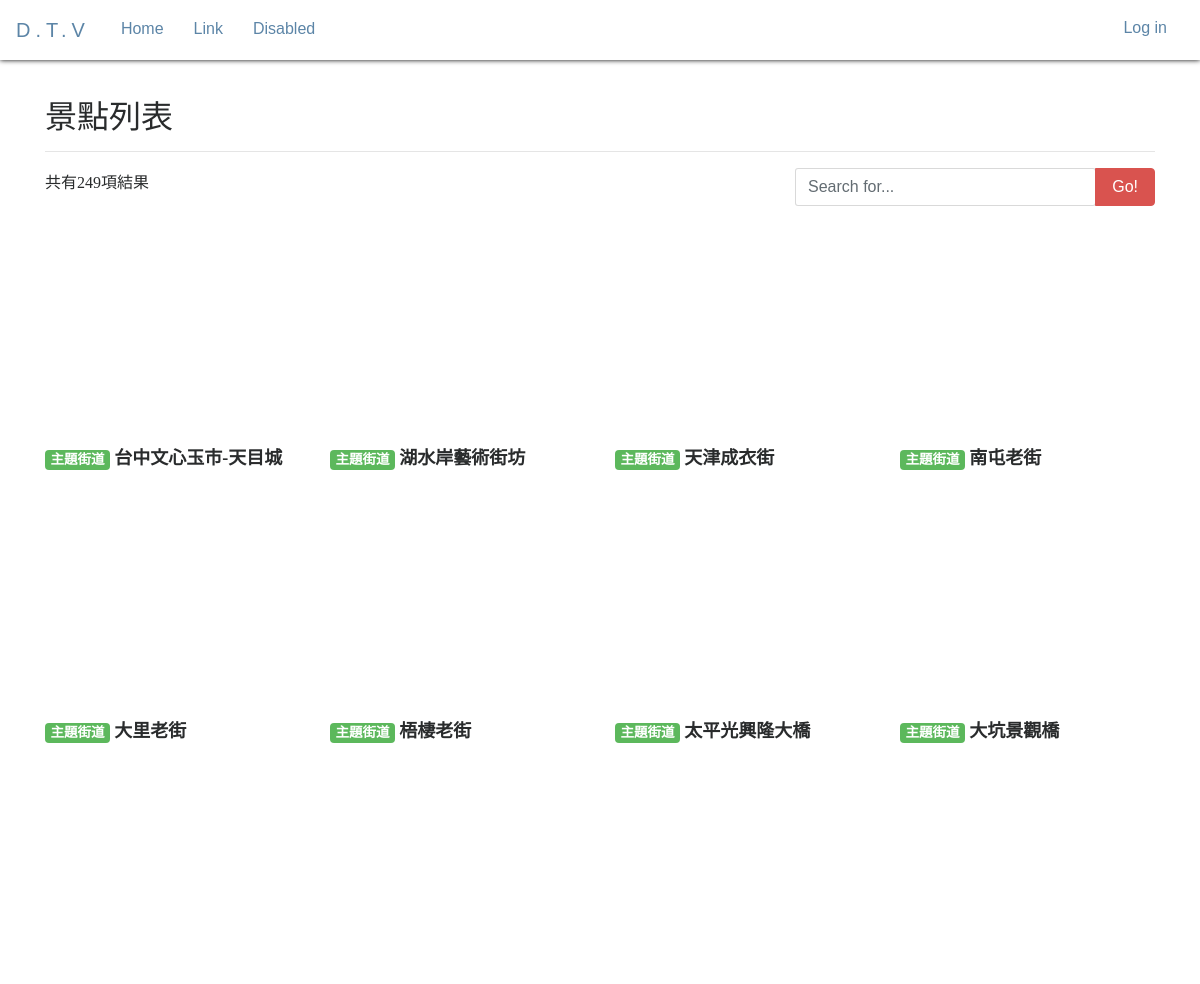
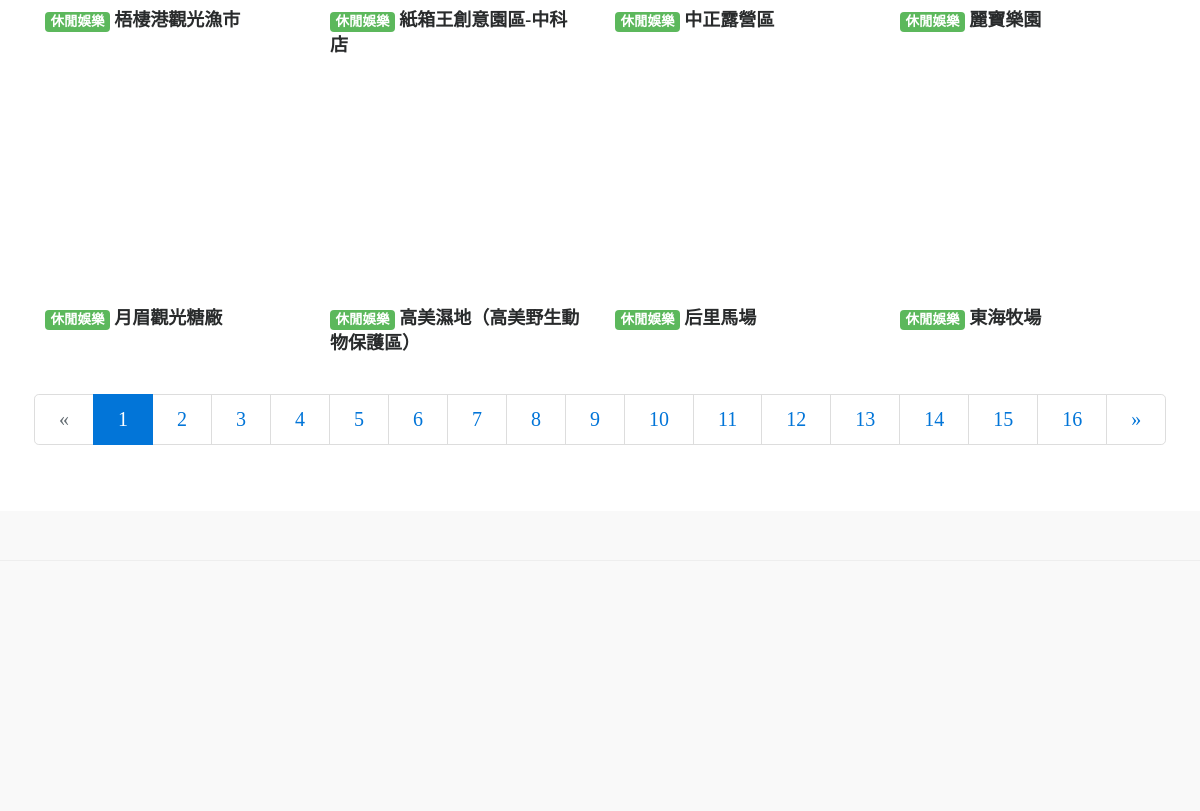
Screenshot of /search_attrations/ with the database file from the repository (2 pictures, top to bottom).
### website/models.py (models this page shows)
class Attractions(models.Model):
	at_name = models.TextField(unique=True, primary_key=True)
	at_category = models.TextField()
	at_description = models.TextField()
	at_url = models.TextField(null=True)
	at_img_url = models.TextField(null=True)
	class Meta:
		ordering = ['at_category']

### website/views.py (the view)
# urls.py: url(r'^search_attrations/', views.search_attrations),
def search_attrations(request):
	template = get_template('search_result.html')
	keyword = request.GET.get('keyword', '')
	attractions_data = Attractions.objects.filter(Q(at_name__contains=keyword) |
		Q(at_description__contains=keyword) | Q(at_category__contains=keyword))
	paginator = Paginator(attractions_data, 16) # Show 12 content per page
	page = request.GET.get('page')
	try:
		content = paginator.page(page)
	except PageNotAnInteger:
		content = paginator.page(1)
	except EmptyPage:
		content = paginator.page(paginator.num_pages)
	max_index = len(paginator.page_range)
	html = template.render(locals())
	return HttpResponse(html)

### template/search_result.html (shortened to what this page needs)
{% extends 'base.html' %} {% block content %} {% load staticfiles %}
<link rel="stylesheet" href="{% static 'css/main-page.css'%}">
<div class="container main-content">
  <h2 class="">景點列表</h2>
  <hr>
  <div class="row">
  	<h6 class="col align-self-center">共有{{ content.paginator.count }}項結果</h6>
    <div class="col-sm-6">
      <form action="/search_attrations/" method="GET">
        <div class="input-group col-sm-8">
          <input type="text" name="keyword" class="form-control" placeholder="Search for..." value="{{ keyword | default:''}}" required/>
          <span class="input-group-btn">
		       	<button class="btn btn-danger" type="submit">Go!</button>
		      </span>
        </div>
      </form>
    </div>
  </div>
  <div class="row">
    {% for data in content %}
    <div class="postbox col-sm-3">
      <div class="img" style="background-image: url('{{ data.at_img_url }}');"></div>
      <h6 class="attraction_name"><span class="badge badge-success">{{ data.at_category }}</span>  {{ data.at_name }}</h6>
    </div>
    {% endfor %}
  </div>
  <div class="page-list">
    <nav aria-label="Page navigation">
      <ul class="pagination justify-content-center pagination-lg">
        {% if content.has_previous %}
        <li class="page-item">
          <a class="page-link" href="?page={{ content.previous_page_number }}&keyword={{ keyword | default:''}}" aria-label="Previous">
            <span aria-hidden="true">&laquo;</span>
            <span class="sr-only">Previous</span>
          </a>
        </li>
        {% else %}
        <li class="page-item disabled">
          <a class="page-link" href="#" aria-label="Previous">
            <span aria-hidden="true">&laquo;</span>
          </a>
        </li>
        {% endif %} {% for i in content.paginator.page_range %} {% if i == content.number %}
        <li class="page-item active"><a class="page-link" href="?page={{ i }}&keyword={{ keyword | default:''}}">{{ i }}</a></li>
        {% else %}
        <li class="page-item"><a class="page-link" href="?page={{ i }}&keyword={{ keyword | default:''}}">{{ i }}</a></li>
        {% endif%} {% endfor %} {% if content.has_next %}
        <li class="page-item">
          <a class="page-link" href="?page={{ content.next_page_number }}&keyword={{ keyword | default:''}}" aria-label="Next">
            <span aria-hidden="true">&raquo;</span>
          </a>
        </li>
        {% endif %}
      </ul>
    </nav>
  </div>
</div>
{% endblock %}

### template/base.html (shortened to what this page needs)
<!DOCTYPE html>
<html lang="en">
<head>
  <meta charset="utf-8"> {% load staticfiles%}
  <link href="{% static 'dist/css/bootstrap.min.css'%}" rel="stylesheet">
  <link href="{% static 'css/jumbotron.css' %}" rel="stylesheet">
</head>
<body>
  {% include 'navbar.html' %}
  {% block content %} {% endblock %}
  {% include 'footer.html' %}
</body>
</html>

### template/navbar.html (shortened to what this page needs)
<nav class="navbar navbar-toggleable-md navbar-light bg-faded navbar-top">
  <a class="navbar-brand" href="#">D.T.V</a>
  <div class="collapse navbar-collapse" id="navbarSupportedContent">
    <ul class="navbar-nav mr-auto">
      <li class="nav-item active">
        <a class="nav-link" href="#">Home <span class="sr-only">(current)</span></a>
      </li>
      <li class="nav-item">
        <a class="nav-link" href="#">Link</a>
      </li>
      <li class="nav-item">
        <a class="nav-link" href="#">Disabled</a>
      </li>
    </ul>
    <span class="user-login">
        <button id="fb-login-btn" onclick="fb_login()" class="btn btn-login my-2 my-sm-0">Log in</button>
      </span>
  </div>
</nav>

### template/footer.html (shortened to what this page needs)
<div class="footer">
  <div class="footer-col-share">
  </div>
</div>

### static/css/jumbotron.css (style rules this page uses)
@media (min-width: 1200px) { .navbar { padding: 0px 16px; background-color: white; box-shadow: 0 0 5px #000; font-family: 'Noto Sans TC', sans-serif; height: 60px; } }
@media (min-width: 1200px) { .navbar .nav-item { font-weight: 400; text-align: center; } }
@media (min-width: 1200px) { .navbar .nav-link { border-bottom: 2px solid white; color: #5c85a7 !important; transition: border-color 0.5s; padding: 8px 15px !important; } }
@media (min-width: 1200px) { .navbar .navbar-brand { letter-spacing: 5px; color: #5c85a7; font-weight: 500; transition: color 0.3s; } }
@media (min-width: 1200px) { .btn-login { background-color: white; color: #5c85a7; transition: border-color 0.5s; border-radius: 0px; font-family: 'Noto Sans TC', sans-serif; } }
@media (min-width: 1200px) { .footer { height: 300px; background-color: #f9f9f9; } }
@media (min-width: 1200px) { .footer-col-share { height: 50px; border-bottom: 1px solid rgb(238, 238, 238); } }

### static/css/main-page.css (style rules this page uses)
body { font-family: Microsoft JhengHei; }
.main-content { margin-top: 40px; }
hr { padding: 0px 10px; }
a { text-decoration: none !important; }
.img { width: 100%; height: 200px; background-size: 140% auto; background-position: center center; transition: 0.5s; }
.postbox { margin-top: 30px; padding: 30px auto; }
.attraction_name { font-size: 18px; padding-top: 10px; font-weight: bold; line-height: 25px; }
.form-control { border-radius: 3px !important; }
.input-group { float: right; }
.page-list { padding-top: 30px; padding-bottom: 50px; }
.input-group { padding: 0px; }

### rows the page displays
Attractions: at_category "主題街道", at_name "台中文心玉市-天目城"
Attractions: at_category "主題街道", at_name "湖水岸藝術街坊"
Attractions: at_category "主題街道", at_name "天津成衣街"
Attractions: at_category "主題街道", at_name "南屯老街"
Attractions: at_category "主題街道", at_name "大里老街"
Attractions: at_category "主題街道", at_name "梧棲老街"
Attractions: at_category "主題街道", at_name "太平光興隆大橋"
Attractions: at_category "主題街道", at_name "大坑景觀橋"
Attractions: at_category "休閒娛樂", at_name "梧棲港觀光漁市"
Attractions: at_category "休閒娛樂", at_name "紙箱王創意園區-中科店"
Attractions: at_category "休閒娛樂", at_name "中正露營區"
Attractions: at_category "休閒娛樂", at_name "麗寶樂園"
Attractions: at_category "休閒娛樂", at_name "月眉觀光糖廠"
Attractions: at_category "休閒娛樂", at_name "高美濕地（高美野生動物保護區）"
Attractions: at_category "休閒娛樂", at_name "后里馬場"
Attractions: at_category "休閒娛樂", at_name "東海牧場"

### other values shown
{{ content.paginator.count }} "249"
{{ i }} "1"
{{ i }} "2" "3" "4" "5" "6" "7" "8" "9" "10" "11" "12" "13" "14" "15" "16"
